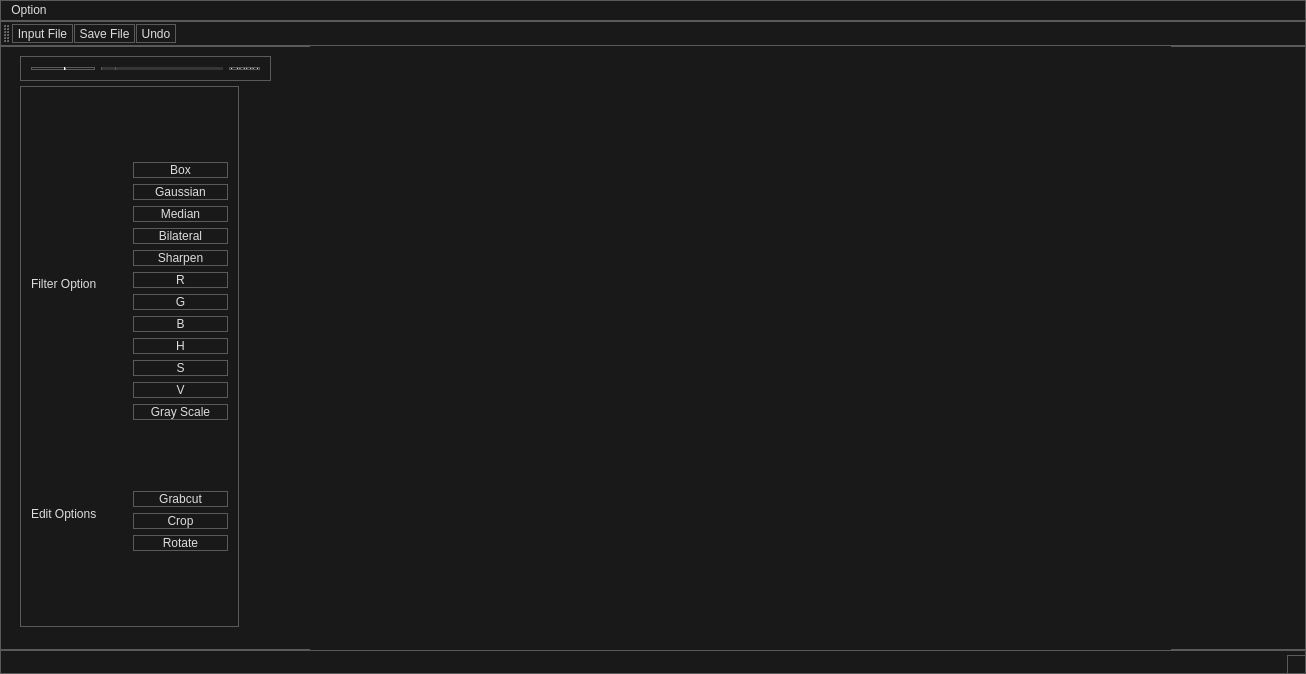
<?xml version="1.0" encoding="UTF-8"?>
<ui version="4.0">
 <class>MainWindow</class>
 <widget class="QMainWindow" name="MainWindow">
  <property name="geometry">
   <rect>
    <x>0</x>
    <y>0</y>
    <width>1306</width>
    <height>674</height>
   </rect>
  </property>
  <property name="windowTitle">
   <string>MainWindow</string>
  </property>
  <property name="styleSheet">
   <string notr="true">* {
	background: #191919;
	color: #DDDDDD;
	border: 1px solid #5A5A5A;
}

QWidget::item:selected {
	background: #3D7848;
}

QCheckBox, QRadioButton {
	border: none;
}

QRadioButton::indicator, QCheckBox::indicator {
	width: 13px;
	height: 13px;
}

QRadioButton::indicator::unchecked, QCheckBox::indicator::unchecked {
	border: 1px solid #5A5A5A;
	background: none;
}

QRadioButton::indicator:unchecked:hover, QCheckBox::indicator:unchecked:hover {
	border: 1px solid #DDDDDD;
}

QRadioButton::indicator::checked, QCheckBox::indicator::checked {
	border: 1px solid #5A5A5A;
	background: #5A5A5A;
}

QRadioButton::indicator:checked:hover, QCheckBox::indicator:checked:hover {
	border: 1px solid #DDDDDD;
	background: #DDDDDD;
}

QGroupBox {
	margin-top: 6px;
}

QGroupBox::title {
	top: -7px;
	left: 7px;
}

QScrollBar {
	border: 1px solid #5A5A5A;
	background: #191919;
}

QScrollBar:horizontal {
	height: 15px;
	margin: 0px 0px 0px 32px;
}

QScrollBar:vertical {
	width: 15px;
	margin: 32px 0px 0px 0px;
}

QScrollBar::handle {
	background: #353535;
	border: 1px solid #5A5A5A;
}

QScrollBar::handle:horizontal {
	border-width: 0px 1px 0px 1px;
}

QScrollBar::handle:vertical {
	border-width: 1px 0px 1px 0px;
}

QScrollBar::handle:horizontal {
	min-width: 20px;
}

QScrollBar::handle:vertical {
	min-height: 20px;
}

QScrollBar::add-line, QScrollBar::sub-line {
	background:#353535;
	border: 1px solid #5A5A5A;
	subcontrol-origin: margin;
}

QScrollBar::add-line {
	position: absolute;
}

QScrollBar::add-line:horizontal {
	width: 15px;
	subcontrol-position: left;
	left: 15px;
}

QScrollBar::add-line:vertical {
	height: 15px;
	subcontrol-position: top;
	top: 15px;
}

QScrollBar::sub-line:horizontal {
	width: 15px;
	subcontrol-position: top left;
}

QScrollBar::sub-line:vertical {
	height: 15px;
	subcontrol-position: top;
}

QScrollBar:left-arrow, QScrollBar::right-arrow, QScrollBar::up-arrow, QScrollBar::down-arrow {
	border: 1px solid #5A5A5A;
	width: 3px;
	height: 3px;
}

QScrollBar::add-page, QScrollBar::sub-page {
	background: none;
}

QAbstractButton:hover {
	background: #353535;
}

QAbstractButton:pressed {
	background: #5A5A5A;
}

QAbstractItemView {
	show-decoration-selected: 1;
	selection-background-color: #3D7848;
	selection-color: #DDDDDD;
	alternate-background-color: #353535;
}

QHeaderView {
	border: 1px solid #5A5A5A;
}

QHeaderView::section {
	background: #191919;
	border: 1px solid #5A5A5A;
	padding: 4px;
}

QHeaderView::section:selected, QHeaderView::section::checked {
	background: #353535;
}

QTableView {
	gridline-color: #5A5A5A;
}

QTabBar {
	margin-left: 2px;
}

QTabBar::tab {
	border-radius: 0px;
	padding: 4px;
	margin: 4px;
}

QTabBar::tab:selected {
	background: #353535;
}

QComboBox::down-arrow {
	border: 1px solid #5A5A5A;
	background: #353535;
}

QComboBox::drop-down {
	border: 1px solid #5A5A5A;
	background: #353535;
}

QComboBox::down-arrow {
	width: 3px;
	height: 3px;
	border: 1px solid #5A5A5A;
}

QAbstractSpinBox {
	padding-right: 15px;
}

QAbstractSpinBox::up-button, QAbstractSpinBox::down-button {
	border: 1px solid #5A5A5A;
	background: #353535;
	subcontrol-origin: border;
}

QAbstractSpinBox::up-arrow, QAbstractSpinBox::down-arrow {
	width: 3px;
	height: 3px;
	border: 1px solid #5A5A5A;
}

QSlider {
	border: none;
}

QSlider::groove:horizontal {
	height: 5px;
	margin: 4px 0px 4px 0px;
}

QSlider::groove:vertical {
	width: 5px;
	margin: 0px 4px 0px 4px;
}

QSlider::handle {
	border: 1px solid #5A5A5A;
	background: #353535;
}

QSlider::handle:horizontal {
	width: 15px;
	margin: -4px 0px -4px 0px;
}

QSlider::handle:vertical {
	height: 15px;
	margin: 0px -4px 0px -4px;
}

QSlider::add-page:vertical, QSlider::sub-page:horizontal {
	background: #3D7848;
}

QSlider::sub-page:vertical, QSlider::add-page:horizontal {
	background: #353535;
}

QLabel {
	border: none;
}

QProgressBar {
	text-align: center;
}

QProgressBar::chunk {
	width: 1px;
	background-color: #3D7848;
}

QMenu::separator {
	background: #353535;
}</string>
  </property>
  <widget class="QWidget" name="centralWidget">
   <widget class="QLabel" name="label">
    <property name="geometry">
     <rect>
      <x>310</x>
      <y>0</y>
      <width>861</width>
      <height>611</height>
     </rect>
    </property>
    <property name="text">
     <string/>
    </property>
   </widget>
   <widget class="QWidget" name="layoutWidget">
    <property name="geometry">
     <rect>
      <x>20</x>
      <y>10</y>
      <width>251</width>
      <height>25</height>
     </rect>
    </property>
    <layout class="QHBoxLayout" name="horizontalLayout_2">
     <item>
      <widget class="QLCDNumber" name="lcdNumber"/>
     </item>
     <item>
      <widget class="QSlider" name="horizontalSlider">
       <property name="orientation">
        <enum>Qt::Horizontal</enum>
       </property>
      </widget>
     </item>
     <item>
      <widget class="QPushButton" name="confirm">
       <property name="text">
        <string>Done</string>
       </property>
      </widget>
     </item>
    </layout>
   </widget>
   <widget class="QWidget" name="">
    <property name="geometry">
     <rect>
      <x>20</x>
      <y>40</y>
      <width>219</width>
      <height>541</height>
     </rect>
    </property>
    <layout class="QVBoxLayout" name="verticalLayout_3">
     <item>
      <layout class="QHBoxLayout" name="horizontalLayout">
       <item>
        <widget class="QLabel" name="label_2">
         <property name="text">
          <string>Filter Option
</string>
         </property>
        </widget>
       </item>
       <item>
        <layout class="QVBoxLayout" name="verticalLayout">
         <item>
          <widget class="QPushButton" name="pushButton">
           <property name="text">
            <string>Box</string>
           </property>
          </widget>
         </item>
         <item>
          <widget class="QPushButton" name="pushButton_2">
           <property name="text">
            <string>Gaussian</string>
           </property>
          </widget>
         </item>
         <item>
          <widget class="QPushButton" name="pushButton_3">
           <property name="text">
            <string>Median</string>
           </property>
          </widget>
         </item>
         <item>
          <widget class="QPushButton" name="pushButton_4">
           <property name="text">
            <string>Bilateral</string>
           </property>
          </widget>
         </item>
         <item>
          <widget class="QPushButton" name="pushButton_5">
           <property name="text">
            <string>Sharpen</string>
           </property>
          </widget>
         </item>
         <item>
          <widget class="QPushButton" name="pushButton_6">
           <property name="text">
            <string>R</string>
           </property>
          </widget>
         </item>
         <item>
          <widget class="QPushButton" name="pushButton_7">
           <property name="text">
            <string>G</string>
           </property>
          </widget>
         </item>
         <item>
          <widget class="QPushButton" name="pushButton_8">
           <property name="text">
            <string>B</string>
           </property>
          </widget>
         </item>
         <item>
          <widget class="QPushButton" name="pushButton_13">
           <property name="text">
            <string>H</string>
           </property>
          </widget>
         </item>
         <item>
          <widget class="QPushButton" name="pushButton_14">
           <property name="text">
            <string>S</string>
           </property>
          </widget>
         </item>
         <item>
          <widget class="QPushButton" name="pushButton_15">
           <property name="text">
            <string>V</string>
           </property>
          </widget>
         </item>
         <item>
          <widget class="QPushButton" name="pushButton_12">
           <property name="text">
            <string>Gray Scale</string>
           </property>
          </widget>
         </item>
        </layout>
       </item>
      </layout>
     </item>
     <item>
      <layout class="QHBoxLayout" name="horizontalLayout_3">
       <item>
        <widget class="QLabel" name="label_3">
         <property name="text">
          <string>Edit Options
</string>
         </property>
        </widget>
       </item>
       <item>
        <layout class="QVBoxLayout" name="verticalLayout_2">
         <item>
          <widget class="QPushButton" name="pushButton_9">
           <property name="text">
            <string>Grabcut</string>
           </property>
          </widget>
         </item>
         <item>
          <widget class="QPushButton" name="pushButton_10">
           <property name="text">
            <string>Crop</string>
           </property>
          </widget>
         </item>
         <item>
          <widget class="QPushButton" name="pushButton_11">
           <property name="text">
            <string>Rotate</string>
           </property>
          </widget>
         </item>
        </layout>
       </item>
      </layout>
     </item>
    </layout>
   </widget>
  </widget>
  <widget class="QMenuBar" name="menuBar">
   <property name="geometry">
    <rect>
     <x>0</x>
     <y>0</y>
     <width>1306</width>
     <height>23</height>
    </rect>
   </property>
   <widget class="QMenu" name="menu">
    <property name="title">
     <string>Option</string>
    </property>
    <addaction name="action"/>
    <addaction name="action_3"/>
    <addaction name="action_2"/>
   </widget>
   <addaction name="menu"/>
  </widget>
  <widget class="QToolBar" name="mainToolBar">
   <attribute name="toolBarArea">
    <enum>TopToolBarArea</enum>
   </attribute>
   <attribute name="toolBarBreak">
    <bool>false</bool>
   </attribute>
   <addaction name="action"/>
   <addaction name="action_3"/>
   <addaction name="action_2"/>
  </widget>
  <widget class="QStatusBar" name="statusBar"/>
  <action name="action">
   <property name="icon">
    <iconset>
     <normaloff>resource/index.png</normaloff>resource/index.png</iconset>
   </property>
   <property name="text">
    <string>Input File</string>
   </property>
  </action>
  <action name="action_2">
   <property name="icon">
    <iconset resource="resources.qrc">
     <normaloff>:/rec/resource/undo.png</normaloff>:/rec/resource/undo.png</iconset>
   </property>
   <property name="text">
    <string>Undo</string>
   </property>
  </action>
  <action name="action_3">
   <property name="icon">
    <iconset resource="resources.qrc">
     <normaloff>:/rec/resource/save.png</normaloff>:/rec/resource/save.png</iconset>
   </property>
   <property name="text">
    <string>Save File</string>
   </property>
  </action>
 </widget>
 <layoutdefault spacing="6" margin="11"/>
 <resources>
  <include location="resources.qrc"/>
 </resources>
 <connections/>
</ui>
